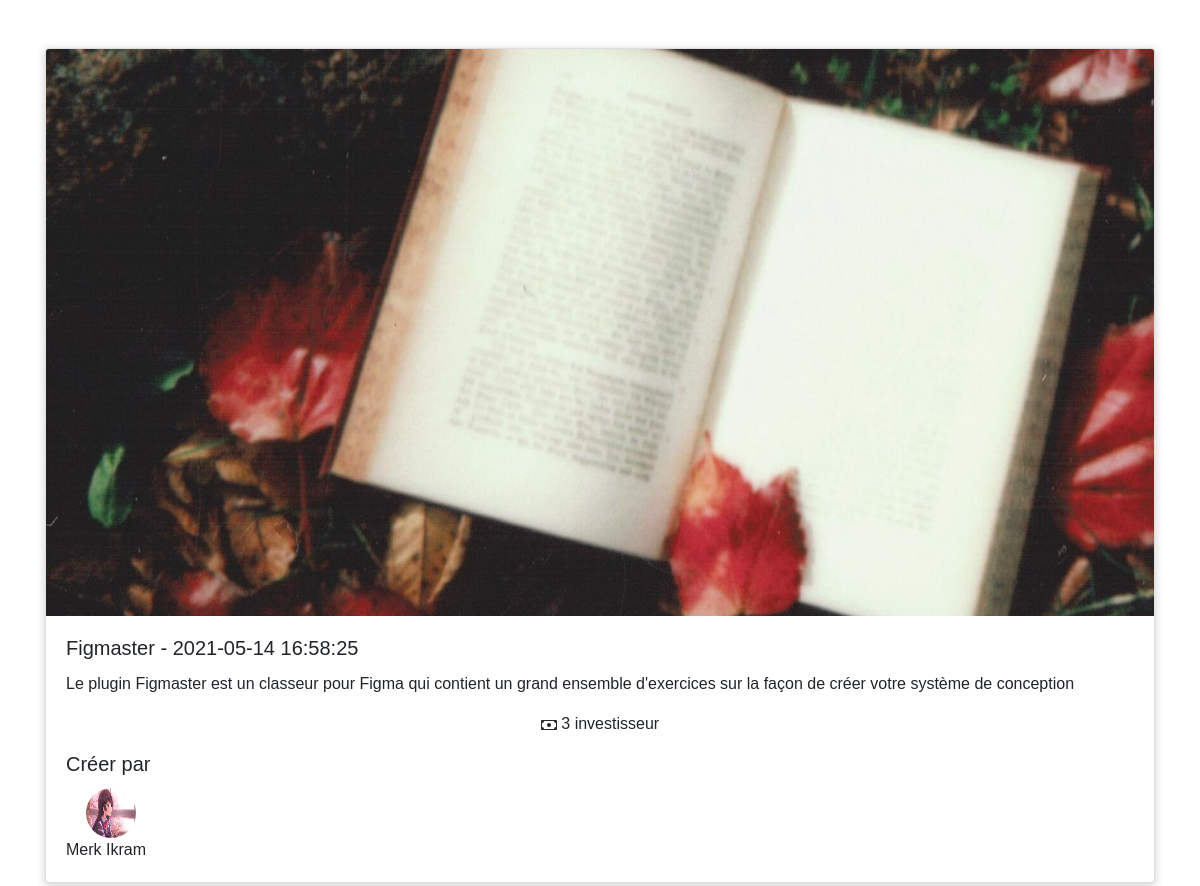
Page /profil/aboutProject.php?id=4 on the committed database.
### tables this page shows
CREATE TABLE `projects` (
  `id` int(11) NOT NULL,
  `title` varchar(255) NOT NULL,
  `description` text NOT NULL,
  `Date` datetime NOT NULL,
  `image` varchar(255) NOT NULL,
  `nb_investisseur` int(11) NOT NULL DEFAULT 0,
  `id_entrepreneur` int(11) NOT NULL
);

CREATE TABLE `users` (
  `id` int(11) NOT NULL,
  `Nom` varchar(255) NOT NULL,
  `Prénom` varchar(255) NOT NULL,
  `Email` varchar(255) NOT NULL,
  `Mdp` varchar(255) NOT NULL,
  `Tél` varchar(255) NOT NULL,
  `Ville` varchar(255) NOT NULL,
  `Bio` text NOT NULL,
  `img` varchar(255) NOT NULL DEFAULT 'default.jpg'
);

### profil/aboutProject.php (the view, shortened to what this page needs)
<?php
require_once '../inc/Database.php';
$statement = $db->prepare('SELECT * FROM projects WHERE  id = :id');
$statement->bindValue(":id", $_GET['id']);
$statement->execute();
$project = $statement->fetch();
$statement = $db->prepare('SELECT * FROM users WHERE  id = :idp');
$statement->bindValue(":idp", $project->id_entrepreneur);
$statement->execute();
$entrepreneur = $statement->fetch();
?>
<html lang="fr">
<head>
    <link rel="stylesheet" href="https://use.fontawesome.com/releases/v5.3.1/css/all.css">
    <link rel="stylesheet" href="project.css">
    <link rel="stylesheet" href="https://stackpath.bootstrapcdn.com/bootstrap/4.3.1/css/bootstrap.min.css">
    <link rel="stylesheet" href="https://stackpath.bootstrapcdn.com/font-awesome/4.7.0/css/font-awesome.min.css">
    <link rel="stylesheet" href="https://stackpath.bootstrapcdn.com/bootstrap/4.5.0/css/bootstrap.min.css">
      </head>
    <body>
    </body>
      <br>
      <br>
      <body>
  <div class="container">
    <div class="row">
      <div class="col" >
        <div class="card box-shadow">
          <img src="../img/<?php echo $project->image;?>" style="height: 30%;" class="card-img-top" alt="...">
          <div class="card-body">
            <h5 class="card-title"><?php echo $project->title;?> - <?php echo $project->Date;?></h5>
            <p class="card-text"><?php echo $project->description;?></p>
            <p class="card-text text-center">
            	<?php echo $project->nb_investisseur;?> investisseur
            </p>
            <div class="card-text">
            	<h5 class="card-title">Créer par</h5>
            	<span class="grid-profile-info">
            		<img id="profile-image" src="img/<?php echo $entrepreneur->img;?>"  class="card-img-top" alt="...">
            		<?php echo($entrepreneur->Nom." ".$entrepreneur->Prénom);?>
            </div>
          </div>
        </div>
      </div>
    </div>
  </div>
</body>
    <br>

### profil/project.css (style rules this page uses)
* { margin: 0; padding: 0; }
* { margin: 0; padding: 0; box-sizing: border-box; font-family: "montserrat",sans-serif; }
* { padding:0; margin:0; box-sizing: border-box; }
.box-shadow { box-shadow: 0px 2px 10px rgba(0,0,0,0.2); }
img { width: 200px; height: 200px; }

### profil/aboutProject.php (style rules this page uses)
.grid-profile-info { display: grid; }
#profile-image { border-radius: 100%; margin-left: 20px; width: 50px; height: 50px; }

### rows in the picture
projects: image (picture), title "Figmaster", Date "2021-05-14 16:58:25", description "Le plugin Figmaster est un classeur pour Figma qui contient un grand ensemble d'exercices sur la façon de créer votre système de conception", nb_investisseur "3"
users: img (placeholder picture), Nom "Merk", Prénom "Ikram"
